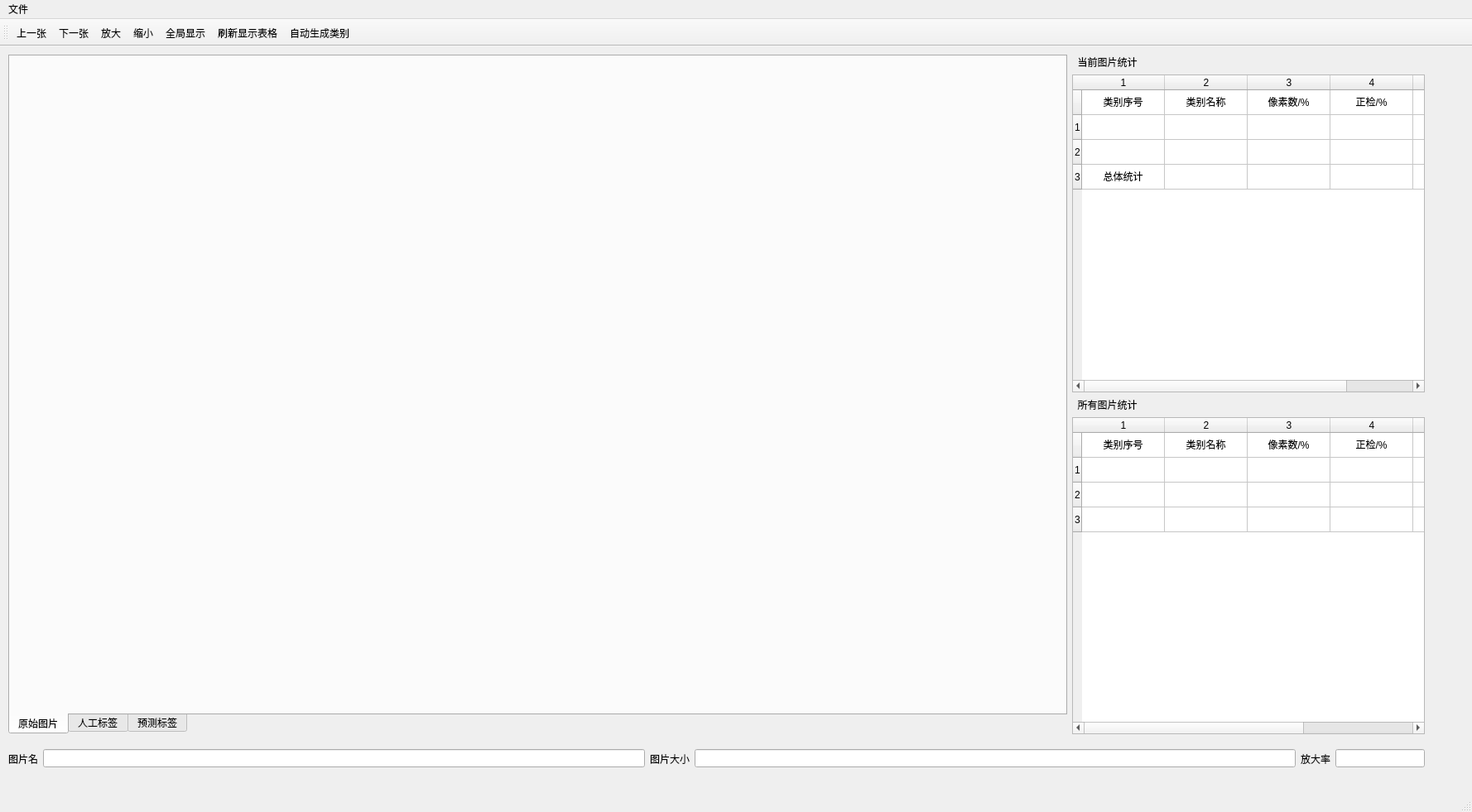
<?xml version="1.0" encoding="UTF-8"?>
<ui version="4.0">
 <class>MainWindow</class>
 <widget class="QMainWindow" name="MainWindow">
  <property name="geometry">
   <rect>
    <x>0</x>
    <y>0</y>
    <width>1778</width>
    <height>981</height>
   </rect>
  </property>
  <property name="windowTitle">
   <string>MainWindow</string>
  </property>
  <widget class="QWidget" name="centralwidget">
   <widget class="QWidget" name="horizontalLayoutWidget">
    <property name="geometry">
     <rect>
      <x>10</x>
      <y>840</y>
      <width>1711</width>
      <height>41</height>
     </rect>
    </property>
    <layout class="QHBoxLayout" name="horizontalLayout" stretch="0,1,0,1,0,0">
     <item>
      <widget class="QLabel" name="label">
       <property name="text">
        <string>图片名</string>
       </property>
      </widget>
     </item>
     <item>
      <widget class="QLineEdit" name="picturename"/>
     </item>
     <item>
      <widget class="QLabel" name="label_2">
       <property name="text">
        <string>图片大小</string>
       </property>
      </widget>
     </item>
     <item>
      <widget class="QLineEdit" name="picturesize"/>
     </item>
     <item>
      <widget class="QLabel" name="label_5">
       <property name="text">
        <string>放大率</string>
       </property>
      </widget>
     </item>
     <item>
      <widget class="QLineEdit" name="magnification"/>
     </item>
    </layout>
   </widget>
   <widget class="QWidget" name="horizontalLayoutWidget_2">
    <property name="geometry">
     <rect>
      <x>10</x>
      <y>10</y>
      <width>1711</width>
      <height>821</height>
     </rect>
    </property>
    <layout class="QHBoxLayout" name="horizontalLayout_3" stretch="3,1">
     <item>
      <widget class="QTabWidget" name="tabWidget">
       <property name="tabPosition">
        <enum>QTabWidget::South</enum>
       </property>
       <property name="tabShape">
        <enum>QTabWidget::Rounded</enum>
       </property>
       <property name="currentIndex">
        <number>0</number>
       </property>
       <widget class="QWidget" name="tab">
        <attribute name="title">
         <string>原始图片</string>
        </attribute>
        <widget class="MLabel" name="label_3">
         <property name="geometry">
          <rect>
           <x>0</x>
           <y>1</y>
           <width>1271</width>
           <height>791</height>
          </rect>
         </property>
         <property name="text">
          <string/>
         </property>
        </widget>
       </widget>
       <widget class="QWidget" name="tab_2">
        <attribute name="title">
         <string>人工标签</string>
        </attribute>
        <widget class="MLabel" name="label_4">
         <property name="geometry">
          <rect>
           <x>0</x>
           <y>1</y>
           <width>1271</width>
           <height>791</height>
          </rect>
         </property>
         <property name="text">
          <string/>
         </property>
        </widget>
       </widget>
       <widget class="QWidget" name="tab_3">
        <attribute name="title">
         <string>预测标签</string>
        </attribute>
        <widget class="MLabel" name="label_6">
         <property name="geometry">
          <rect>
           <x>0</x>
           <y>1</y>
           <width>1271</width>
           <height>791</height>
          </rect>
         </property>
         <property name="text">
          <string/>
         </property>
        </widget>
       </widget>
      </widget>
     </item>
     <item>
      <layout class="QVBoxLayout" name="verticalLayout">
       <item>
        <widget class="QLabel" name="label_10">
         <property name="text">
          <string>  当前图片统计</string>
         </property>
        </widget>
       </item>
       <item>
        <widget class="QTableWidget" name="tableWidget">
         <row>
          <property name="text">
           <string/>
          </property>
         </row>
         <row>
          <property name="text">
           <string>1</string>
          </property>
         </row>
         <row>
          <property name="text">
           <string>2</string>
          </property>
         </row>
         <row>
          <property name="text">
           <string>3</string>
          </property>
         </row>
         <column>
          <property name="text">
           <string>1</string>
          </property>
         </column>
         <column>
          <property name="text">
           <string>2</string>
          </property>
         </column>
         <column>
          <property name="text">
           <string>3</string>
          </property>
         </column>
         <column>
          <property name="text">
           <string>4</string>
          </property>
         </column>
         <column>
          <property name="text">
           <string>5</string>
          </property>
         </column>
         <item row="0" column="0">
          <property name="text">
           <string>类别序号</string>
          </property>
          <property name="textAlignment">
           <set>AlignCenter</set>
          </property>
         </item>
         <item row="0" column="1">
          <property name="text">
           <string>类别名称</string>
          </property>
          <property name="textAlignment">
           <set>AlignCenter</set>
          </property>
         </item>
         <item row="0" column="2">
          <property name="text">
           <string>像素数/%</string>
          </property>
          <property name="textAlignment">
           <set>AlignCenter</set>
          </property>
         </item>
         <item row="0" column="3">
          <property name="text">
           <string>正检/%</string>
          </property>
          <property name="textAlignment">
           <set>AlignCenter</set>
          </property>
         </item>
         <item row="0" column="4">
          <property name="text">
           <string>错检/%</string>
          </property>
          <property name="textAlignment">
           <set>AlignCenter</set>
          </property>
         </item>
         <item row="1" column="0">
          <property name="text">
           <string/>
          </property>
         </item>
         <item row="3" column="0">
          <property name="text">
           <string>总体统计</string>
          </property>
          <property name="textAlignment">
           <set>AlignCenter</set>
          </property>
         </item>
        </widget>
       </item>
       <item>
        <widget class="QLabel" name="label_11">
         <property name="text">
          <string>  所有图片统计</string>
         </property>
        </widget>
       </item>
       <item>
        <widget class="QTableWidget" name="tableWidget_2">
         <row>
          <property name="text">
           <string/>
          </property>
         </row>
         <row>
          <property name="text">
           <string>1</string>
          </property>
         </row>
         <row>
          <property name="text">
           <string>2</string>
          </property>
         </row>
         <row>
          <property name="text">
           <string>3</string>
          </property>
         </row>
         <column>
          <property name="text">
           <string>1</string>
          </property>
         </column>
         <column>
          <property name="text">
           <string>2</string>
          </property>
         </column>
         <column>
          <property name="text">
           <string>3</string>
          </property>
         </column>
         <column>
          <property name="text">
           <string>4</string>
          </property>
         </column>
         <column>
          <property name="text">
           <string>5</string>
          </property>
         </column>
         <column>
          <property name="text">
           <string>6</string>
          </property>
         </column>
         <item row="0" column="0">
          <property name="text">
           <string>类别序号</string>
          </property>
          <property name="textAlignment">
           <set>AlignCenter</set>
          </property>
         </item>
         <item row="0" column="1">
          <property name="text">
           <string>类别名称</string>
          </property>
          <property name="textAlignment">
           <set>AlignCenter</set>
          </property>
         </item>
         <item row="0" column="2">
          <property name="text">
           <string>像素数/%</string>
          </property>
          <property name="textAlignment">
           <set>AlignCenter</set>
          </property>
         </item>
         <item row="0" column="3">
          <property name="text">
           <string>正检/%</string>
          </property>
          <property name="textAlignment">
           <set>AlignCenter</set>
          </property>
         </item>
         <item row="0" column="4">
          <property name="text">
           <string>错检/%</string>
          </property>
          <property name="textAlignment">
           <set>AlignCenter</set>
          </property>
         </item>
         <item row="0" column="5">
          <property name="text">
           <string>漏检/%</string>
          </property>
          <property name="textAlignment">
           <set>AlignCenter</set>
          </property>
         </item>
        </widget>
       </item>
      </layout>
     </item>
    </layout>
   </widget>
  </widget>
  <widget class="QMenuBar" name="menubar">
   <property name="geometry">
    <rect>
     <x>0</x>
     <y>0</y>
     <width>1778</width>
     <height>23</height>
    </rect>
   </property>
   <widget class="QMenu" name="menusaddfdgf">
    <property name="title">
     <string>文件</string>
    </property>
    <addaction name="action"/>
    <addaction name="action_2"/>
    <addaction name="action_3"/>
   </widget>
   <addaction name="menusaddfdgf"/>
  </widget>
  <widget class="QStatusBar" name="statusbar"/>
  <widget class="QToolBar" name="toolBar">
   <property name="windowTitle">
    <string>toolBar</string>
   </property>
   <attribute name="toolBarArea">
    <enum>TopToolBarArea</enum>
   </attribute>
   <attribute name="toolBarBreak">
    <bool>false</bool>
   </attribute>
   <addaction name="action_4"/>
   <addaction name="action_5"/>
   <addaction name="action_6"/>
   <addaction name="action_7"/>
   <addaction name="action_8"/>
   <addaction name="action_9"/>
   <addaction name="action_10"/>
  </widget>
  <action name="action">
   <property name="text">
    <string>导入图片</string>
   </property>
  </action>
  <action name="action_2">
   <property name="text">
    <string>导入人工标签</string>
   </property>
  </action>
  <action name="action_3">
   <property name="text">
    <string>导入预测标签</string>
   </property>
  </action>
  <action name="action_4">
   <property name="icon">
    <iconset resource="images.qrc">
     <normaloff>:/icon/images/leftarrows.jpg</normaloff>:/icon/images/leftarrows.jpg</iconset>
   </property>
   <property name="text">
    <string>上一张</string>
   </property>
  </action>
  <action name="action_5">
   <property name="icon">
    <iconset resource="images.qrc">
     <normaloff>:/icon/images/rightarrows.jpg</normaloff>:/icon/images/rightarrows.jpg</iconset>
   </property>
   <property name="text">
    <string>下一张</string>
   </property>
  </action>
  <action name="action_6">
   <property name="icon">
    <iconset resource="images.qrc">
     <normaloff>:/icon/images/magnify.jpg</normaloff>:/icon/images/magnify.jpg</iconset>
   </property>
   <property name="text">
    <string>放大</string>
   </property>
  </action>
  <action name="action_7">
   <property name="icon">
    <iconset resource="images.qrc">
     <normaloff>:/icon/images/reduce.jpg</normaloff>:/icon/images/reduce.jpg</iconset>
   </property>
   <property name="text">
    <string>缩小</string>
   </property>
  </action>
  <action name="action_8">
   <property name="icon">
    <iconset resource="images.qrc">
     <normaloff>:/icon/images/wholeshow.png</normaloff>:/icon/images/wholeshow.png</iconset>
   </property>
   <property name="text">
    <string>全局显示</string>
   </property>
  </action>
  <action name="action_9">
   <property name="icon">
    <iconset resource="images.qrc">
     <normaloff>:/icon/images/refresh.png</normaloff>:/icon/images/refresh.png</iconset>
   </property>
   <property name="text">
    <string>刷新显示表格</string>
   </property>
  </action>
  <action name="action_10">
   <property name="icon">
    <iconset resource="images.qrc">
     <normaloff>:/icon/images/category.jpg</normaloff>:/icon/images/category.jpg</iconset>
   </property>
   <property name="text">
    <string>自动生成类别</string>
   </property>
  </action>
 </widget>
 <customwidgets>
  <customwidget>
   <class>MLabel</class>
   <extends>QLabel</extends>
   <header location="global">Mlabel.h</header>
  </customwidget>
 </customwidgets>
 <resources>
  <include location="images.qrc"/>
 </resources>
 <connections/>
</ui>
